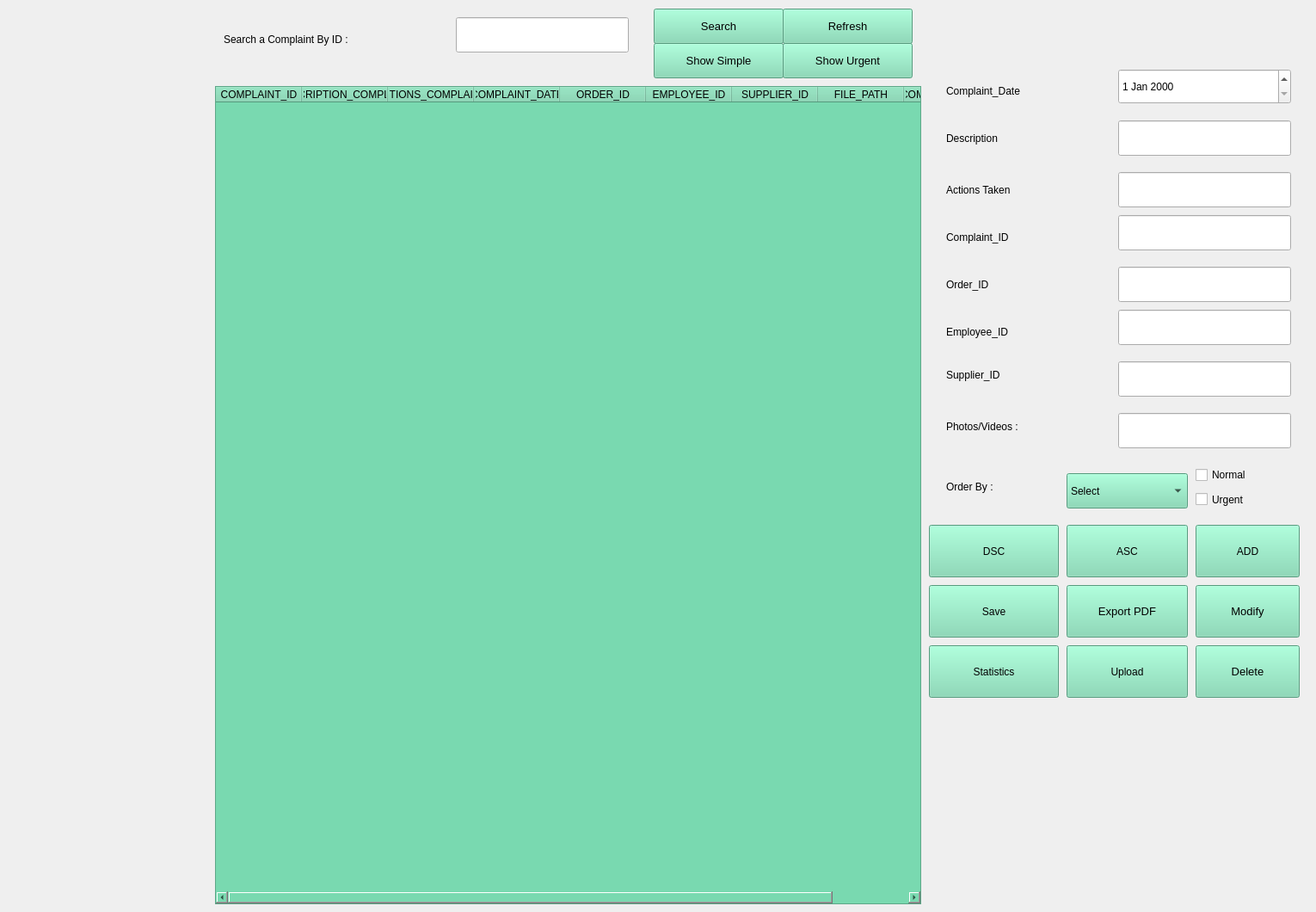
    <widget class="QWidget" name="page_3">
     <widget class="QPushButton" name="updateButton">
      <property name="geometry">
       <rect>
        <x>1390</x>
        <y>680</y>
        <width>121</width>
        <height>61</height>
       </rect>
      </property>
      <property name="font">
       <font>
        <pointsize>10</pointsize>
       </font>
      </property>
      <property name="cursor">
       <cursorShape>PointingHandCursor</cursorShape>
      </property>
      <property name="styleSheet">
       <string notr="true">background: #79d9b0;</string>
      </property>
      <property name="text">
       <string>Modify</string>
      </property>
      <property name="icon">
       <iconset resource="background.qrc">
        <normaloff>:/background/resources/modify.png</normaloff>:/background/resources/modify.png</iconset>
      </property>
     </widget>
     <widget class="QPushButton" name="afficherSimpleButton">
      <property name="geometry">
       <rect>
        <x>760</x>
        <y>50</y>
        <width>151</width>
        <height>41</height>
       </rect>
      </property>
      <property name="font">
       <font>
        <pointsize>10</pointsize>
       </font>
      </property>
      <property name="cursor">
       <cursorShape>PointingHandCursor</cursorShape>
      </property>
      <property name="styleSheet">
       <string notr="true">background: #79d9b0;</string>
      </property>
      <property name="text">
       <string>Show Simple</string>
      </property>
      <property name="icon">
       <iconset resource="background.qrc">
        <normaloff>:/resources/r1.png</normaloff>:/resources/r1.png</iconset>
      </property>
      <property name="iconSize">
       <size>
        <width>30</width>
        <height>30</height>
       </size>
      </property>
     </widget>
     <widget class="QLabel" name="label_10">
      <property name="geometry">
       <rect>
        <x>260</x>
        <y>30</y>
        <width>251</width>
        <height>31</height>
       </rect>
      </property>
      <property name="styleSheet">
       <string notr="true">font: 600 20px &quot;Sitka Display Semibold&quot;;
</string>
      </property>
      <property name="text">
       <string>Search a Complaint By ID :</string>
      </property>
     </widget>
     <widget class="QComboBox" name="combobox">
      <property name="geometry">
       <rect>
        <x>1240</x>
        <y>550</y>
        <width>141</width>
        <height>41</height>
       </rect>
      </property>
      <property name="styleSheet">
       <string notr="true">background: #79d9b0;</string>
      </property>
      <item>
       <property name="text">
        <string>Select</string>
       </property>
      </item>
     </widget>
     <widget class="QLabel" name="label_7">
      <property name="geometry">
       <rect>
        <x>1100</x>
        <y>420</y>
        <width>161</width>
        <height>31</height>
       </rect>
      </property>
      <property name="text">
       <string>Supplier_ID</string>
      </property>
     </widget>
     <widget class="QDateEdit" name="l0">
      <property name="geometry">
       <rect>
        <x>1300</x>
        <y>80</y>
        <width>201</width>
        <height>41</height>
       </rect>
      </property>
     </widget>
     <widget class="QLineEdit" name="seearchLine_6">
      <property name="geometry">
       <rect>
        <x>530</x>
        <y>20</y>
        <width>201</width>
        <height>41</height>
       </rect>
      </property>
      <property name="styleSheet">
       <string notr="true"/>
      </property>
     </widget>
     <widget class="QLabel" name="label_6">
      <property name="geometry">
       <rect>
        <x>1100</x>
        <y>370</y>
        <width>161</width>
        <height>31</height>
       </rect>
      </property>
      <property name="text">
       <string>Employee_ID</string>
      </property>
     </widget>
     <widget class="QPushButton" name="exportButton_6">
      <property name="geometry">
       <rect>
        <x>1240</x>
        <y>680</y>
        <width>141</width>
        <height>61</height>
       </rect>
      </property>
      <property name="font">
       <font>
        <pointsize>10</pointsize>
       </font>
      </property>
      <property name="cursor">
       <cursorShape>PointingHandCursor</cursorShape>
      </property>
      <property name="styleSheet">
       <string notr="true">background: #79d9b0;</string>
      </property>
      <property name="text">
       <string>Export PDF</string>
      </property>
      <property name="icon">
       <iconset resource="background.qrc">
        <normaloff>:/background/resources/pdf.png</normaloff>:/background/resources/pdf.png</iconset>
      </property>
      <property name="iconSize">
       <size>
        <width>30</width>
        <height>40</height>
       </size>
      </property>
     </widget>
     <widget class="QLabel" name="label_8">
      <property name="geometry">
       <rect>
        <x>1100</x>
        <y>480</y>
        <width>161</width>
        <height>31</height>
       </rect>
      </property>
      <property name="text">
       <string>Photos/Videos :</string>
      </property>
     </widget>
     <widget class="QLineEdit" name="filePathLineEdit">
      <property name="geometry">
       <rect>
        <x>1300</x>
        <y>480</y>
        <width>201</width>
        <height>41</height>
       </rect>
      </property>
     </widget>
     <widget class="QPushButton" name="afficherUrgentButton">
      <property name="geometry">
       <rect>
        <x>910</x>
        <y>50</y>
        <width>151</width>
        <height>41</height>
       </rect>
      </property>
      <property name="font">
       <font>
        <pointsize>10</pointsize>
       </font>
      </property>
      <property name="cursor">
       <cursorShape>PointingHandCursor</cursorShape>
      </property>
      <property name="styleSheet">
       <string notr="true">background: #79d9b0;</string>
      </property>
      <property name="text">
       <string>Show Urgent</string>
      </property>
      <property name="icon">
       <iconset resource="background.qrc">
        <normaloff>:/resources/r1.png</normaloff>:/resources/r1.png</iconset>
      </property>
      <property name="iconSize">
       <size>
        <width>30</width>
        <height>30</height>
       </size>
      </property>
     </widget>
     <widget class="QLabel" name="label_4">
      <property name="geometry">
       <rect>
        <x>1100</x>
        <y>260</y>
        <width>171</width>
        <height>31</height>
       </rect>
      </property>
      <property name="text">
       <string>Complaint_ID</string>
      </property>
     </widget>
     <widget class="QPushButton" name="deleteButton">
      <property name="geometry">
       <rect>
        <x>1390</x>
        <y>750</y>
        <width>121</width>
        <height>61</height>
       </rect>
      </property>
      <property name="font">
       <font>
        <pointsize>10</pointsize>
       </font>
      </property>
      <property name="cursor">
       <cursorShape>PointingHandCursor</cursorShape>
      </property>
      <property name="styleSheet">
       <string notr="true">background: #79d9b0;</string>
      </property>
      <property name="text">
       <string>Delete</string>
      </property>
      <property name="icon">
       <iconset resource="background.qrc">
        <normaloff>:/background/resources/delete.png</normaloff>:/background/resources/delete.png</iconset>
      </property>
     </widget>
     <widget class="QLabel" name="label_5">
      <property name="geometry">
       <rect>
        <x>1100</x>
        <y>320</y>
        <width>161</width>
        <height>21</height>
       </rect>
      </property>
      <property name="text">
       <string>Order_ID</string>
      </property>
     </widget>
     <widget class="QLineEdit" name="l2">
      <property name="geometry">
       <rect>
        <x>1300</x>
        <y>200</y>
        <width>201</width>
        <height>41</height>
       </rect>
      </property>
     </widget>
     <widget class="QLineEdit" name="l3">
      <property name="geometry">
       <rect>
        <x>1300</x>
        <y>250</y>
        <width>201</width>
        <height>41</height>
       </rect>
      </property>
     </widget>
     <widget class="QPushButton" name="searchButton">
      <property name="geometry">
       <rect>
        <x>760</x>
        <y>10</y>
        <width>151</width>
        <height>41</height>
       </rect>
      </property>
      <property name="font">
       <font>
        <pointsize>10</pointsize>
       </font>
      </property>
      <property name="cursor">
       <cursorShape>PointingHandCursor</cursorShape>
      </property>
      <property name="styleSheet">
       <string notr="true">background: #79d9b0;</string>
      </property>
      <property name="text">
       <string>Search</string>
      </property>
      <property name="icon">
       <iconset resource="background.qrc">
        <normaloff>:/background/resources/search.jpg</normaloff>:/background/resources/search.jpg</iconset>
      </property>
      <property name="iconSize">
       <size>
        <width>30</width>
        <height>30</height>
       </size>
      </property>
     </widget>
     <widget class="QPushButton" name="dscButton">
      <property name="geometry">
       <rect>
        <x>1080</x>
        <y>610</y>
        <width>151</width>
        <height>61</height>
       </rect>
      </property>
      <property name="styleSheet">
       <string notr="true">background: #79d9b0;</string>
      </property>
      <property name="text">
       <string>DSC</string>
      </property>
      <property name="icon">
       <iconset resource="background.qrc">
        <normaloff>:/background/resources/descend.png</normaloff>:/background/resources/descend.png</iconset>
      </property>
      <property name="iconSize">
       <size>
        <width>30</width>
        <height>20</height>
       </size>
      </property>
     </widget>
     <widget class="QLineEdit" name="l5">
      <property name="geometry">
       <rect>
        <x>1300</x>
        <y>360</y>
        <width>201</width>
        <height>41</height>
       </rect>
      </property>
     </widget>
     <widget class="QLabel" name="label_9">
      <property name="geometry">
       <rect>
        <x>1100</x>
        <y>550</y>
        <width>121</width>
        <height>31</height>
       </rect>
      </property>
      <property name="text">
       <string>Order By :</string>
      </property>
     </widget>
     <widget class="QPushButton" name="ascButton">
      <property name="geometry">
       <rect>
        <x>1240</x>
        <y>610</y>
        <width>141</width>
        <height>61</height>
       </rect>
      </property>
      <property name="styleSheet">
       <string notr="true">background: #79d9b0;</string>
      </property>
      <property name="text">
       <string>ASC</string>
      </property>
      <property name="icon">
       <iconset resource="background.qrc">
        <normaloff>:/background/resources/ascend.png</normaloff>:/background/resources/ascend.png</iconset>
      </property>
      <property name="iconSize">
       <size>
        <width>30</width>
        <height>20</height>
       </size>
      </property>
     </widget>
     <widget class="QCheckBox" name="normalCheckBox">
      <property name="geometry">
       <rect>
        <x>1390</x>
        <y>540</y>
        <width>91</width>
        <height>24</height>
       </rect>
      </property>
      <property name="text">
       <string>Normal</string>
      </property>
     </widget>
     <widget class="QTableWidget" name="tableWidget_6">
      <property name="geometry">
       <rect>
        <x>250</x>
        <y>100</y>
        <width>821</width>
        <height>951</height>
       </rect>
      </property>
      <property name="styleSheet">
       <string notr="true">background:#79d9b0; 
</string>
      </property>
      <column>
       <property name="text">
        <string>COMPLAINT_ID</string>
       </property>
      </column>
      <column>
       <property name="text">
        <string>DESCRIPTION_COMPLAINT</string>
       </property>
      </column>
      <column>
       <property name="text">
        <string>ACTIONS_COMPLAINT</string>
       </property>
      </column>
      <column>
       <property name="text">
        <string>COMPLAINT_DATE</string>
       </property>
      </column>
      <column>
       <property name="text">
        <string>ORDER_ID</string>
       </property>
      </column>
      <column>
       <property name="text">
        <string>EMPLOYEE_ID</string>
       </property>
      </column>
      <column>
       <property name="text">
        <string>SUPPLIER_ID</string>
       </property>
      </column>
      <column>
       <property name="text">
        <string>FILE_PATH</string>
       </property>
      </column>
      <column>
       <property name="text">
        <string>COMPLAINT_TYPE</string>
       </property>
      </column>
     </widget>
     <widget class="QPushButton" name="statistique_6">
      <property name="geometry">
       <rect>
        <x>1080</x>
        <y>750</y>
        <width>151</width>
        <height>61</height>
       </rect>
      </property>
      <property name="font">
       <font>
        <pointsize>9</pointsize>
       </font>
      </property>
      <property name="cursor">
       <cursorShape>PointingHandCursor</cursorShape>
      </property>
      <property name="styleSheet">
       <string notr="true">background: #79d9b0;</string>
      </property>
      <property name="text">
       <string>Statistics</string>
      </property>
      <property name="icon">
       <iconset resource="background.qrc">
        <normaloff>:/background/resources/stats.png</normaloff>:/background/resources/stats.png</iconset>
      </property>
      <property name="iconSize">
       <size>
        <width>30</width>
        <height>40</height>
       </size>
      </property>
     </widget>
     <widget class="QLineEdit" name="l7">
      <property name="geometry">
       <rect>
        <x>1300</x>
        <y>420</y>
        <width>201</width>
        <height>41</height>
       </rect>
      </property>
     </widget>
     <widget class="QLineEdit" name="l4">
      <property name="geometry">
       <rect>
        <x>1300</x>
        <y>310</y>
        <width>201</width>
        <height>41</height>
       </rect>
      </property>
     </widget>
     <widget class="QPushButton" name="refreshButton">
      <property name="geometry">
       <rect>
        <x>910</x>
        <y>10</y>
        <width>151</width>
        <height>41</height>
       </rect>
      </property>
      <property name="font">
       <font>
        <pointsize>10</pointsize>
       </font>
      </property>
      <property name="cursor">
       <cursorShape>PointingHandCursor</cursorShape>
      </property>
      <property name="styleSheet">
       <string notr="true">background: #79d9b0;</string>
      </property>
      <property name="text">
       <string>Refresh</string>
      </property>
      <property name="icon">
       <iconset resource="background.qrc">
        <normaloff>:/resources/r1.png</normaloff>:/resources/r1.png</iconset>
      </property>
      <property name="iconSize">
       <size>
        <width>30</width>
        <height>30</height>
       </size>
      </property>
     </widget>
     <widget class="QLabel" name="label_3">
      <property name="geometry">
       <rect>
        <x>1100</x>
        <y>210</y>
        <width>171</width>
        <height>21</height>
       </rect>
      </property>
      <property name="text">
       <string>Actions Taken</string>
      </property>
     </widget>
     <widget class="QLabel" name="label_2">
      <property name="geometry">
       <rect>
        <x>1100</x>
        <y>150</y>
        <width>161</width>
        <height>21</height>
       </rect>
      </property>
      <property name="text">
       <string>Description</string>
      </property>
     </widget>
     <widget class="QLabel" name="label">
      <property name="geometry">
       <rect>
        <x>1100</x>
        <y>80</y>
        <width>191</width>
        <height>51</height>
       </rect>
      </property>
      <property name="text">
       <string>Complaint_Date</string>
      </property>
     </widget>
     <widget class="QCheckBox" name="urgentCheckBox">
      <property name="geometry">
       <rect>
        <x>1390</x>
        <y>560</y>
        <width>131</width>
        <height>41</height>
       </rect>
      </property>
      <property name="text">
       <string>Urgent</string>
      </property>
     </widget>
     <widget class="QLineEdit" name="l1">
      <property name="geometry">
       <rect>
        <x>1300</x>
        <y>140</y>
        <width>201</width>
        <height>41</height>
       </rect>
      </property>
     </widget>
     <widget class="QPushButton" name="Upload">
      <property name="geometry">
       <rect>
        <x>1240</x>
        <y>750</y>
        <width>141</width>
        <height>61</height>
       </rect>
      </property>
      <property name="styleSheet">
       <string notr="true">background: #79d9b0;</string>
      </property>
      <property name="text">
       <string>Upload</string>
      </property>
      <property name="icon">
       <iconset resource="background.qrc">
        <normaloff>:/background/resources/upload.png</normaloff>:/background/resources/upload.png</iconset>
      </property>
      <property name="iconSize">
       <size>
        <width>30</width>
        <height>40</height>
       </size>
      </property>
     </widget>
     <widget class="QPushButton" name="addButton">
      <property name="geometry">
       <rect>
        <x>1390</x>
        <y>610</y>
        <width>121</width>
        <height>61</height>
       </rect>
      </property>
      <property name="styleSheet">
       <string notr="true">background: #79d9b0;</string>
      </property>
      <property name="text">
       <string>ADD</string>
      </property>
      <property name="icon">
       <iconset resource="background.qrc">
        <normaloff>:/background/resources/add.png</normaloff>:/background/resources/add.png</iconset>
      </property>
     </widget>
     <widget class="QPushButton" name="sauvegarder">
      <property name="geometry">
       <rect>
        <x>1080</x>
        <y>680</y>
        <width>151</width>
        <height>61</height>
       </rect>
      </property>
      <property name="styleSheet">
       <string notr="true">background: #79d9b0;</string>
      </property>
      <property name="text">
       <string>Save</string>
      </property>
      <property name="icon">
       <iconset resource="background.qrc">
        <normaloff>:/background/resources/save.png</normaloff>:/background/resources/save.png</iconset>
      </property>
      <property name="iconSize">
       <size>
        <width>30</width>
        <height>30</height>
       </size>
      </property>
     </widget>
    </widget>
